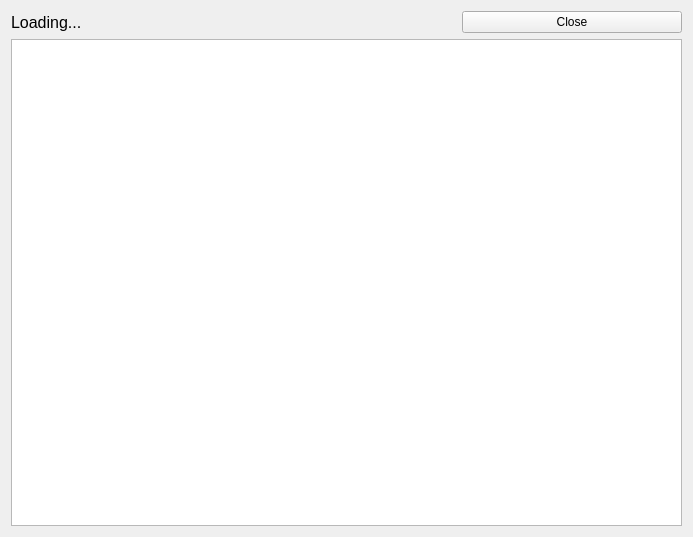
<?xml version="1.0" encoding="UTF-8"?>
<ui version="4.0">
 <class>Form</class>
 <widget class="QWidget" name="Form">
  <property name="geometry">
   <rect>
    <x>0</x>
    <y>0</y>
    <width>693</width>
    <height>537</height>
   </rect>
  </property>
  <property name="windowTitle">
   <string>Form</string>
  </property>
  <layout class="QVBoxLayout" name="verticalLayout">
   <item>
    <layout class="QHBoxLayout" name="header_hLayout">
     <item>
      <widget class="QLabel" name="label">
       <property name="font">
        <font>
         <pointsize>12</pointsize>
        </font>
       </property>
       <property name="text">
        <string>Loading...</string>
       </property>
      </widget>
     </item>
     <item>
      <widget class="QLabel" name="label_2">
       <property name="text">
        <string/>
       </property>
      </widget>
     </item>
     <item>
      <widget class="QPushButton" name="close_button">
       <property name="text">
        <string>Close</string>
       </property>
      </widget>
     </item>
    </layout>
   </item>
   <item>
    <widget class="QListWidget" name="listWidget"/>
   </item>
  </layout>
 </widget>
 <resources/>
 <connections/>
</ui>
